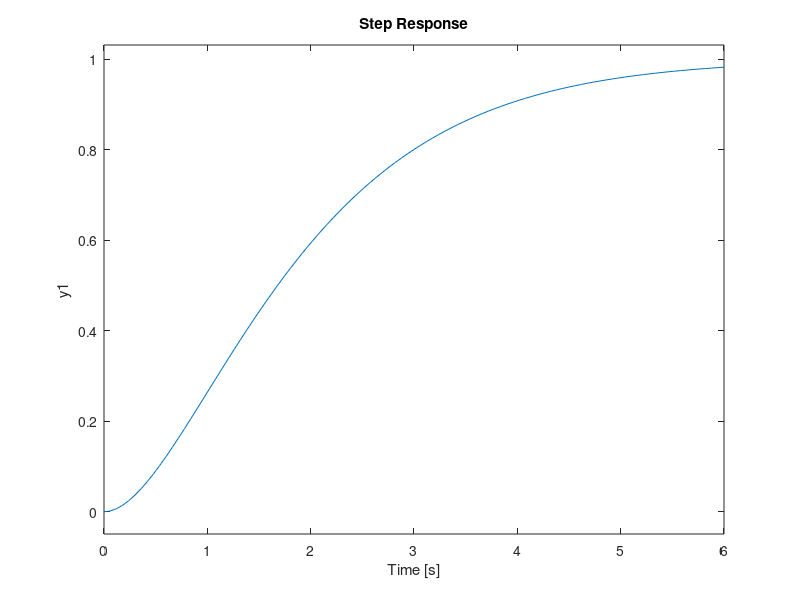

Write MATLAB code to recreate this figure. (Note: this script raises an error after producing the figure.)
%%
% Install Control System Toolbox

s = tf( 's' );

%%
% 2.6

% Define system an get Step Response
% Right click characteristics & properties
% Fix overshoot percentage in the plot (w properties - options)


GA = 1 / ( s^2 + 2*s + 1 );
step(GA); grid
pole(GA)

%%

GA = 1 / ( s^2 + 2*s + 1 );
GB = 1 / ( s^2 + 0.4*s + 1 );
GC = 1 / ( s^2 + 5*s + 1 );
GD = 1 / ( s^2 + s + 1 );
GE = 4 / ( s^2 + 2*s + 4 );

systems = {GA, GB, GC, GD, GE};
names = {'GA', 'GB', 'GC', 'GD', 'GE'};

titles = {'$G(s) = \frac{1}{s^2+2s+1}$', ...
          '$G(s) = \frac{1}{s^2+0.4s+1}$', ...
          '$G(s) = \frac{1}{s^2+5s+1}$', ...
          '$G(s) = \frac{1}{s^2+s+1}$', ...
          '$G(s) = \frac{1}{s^2+2s+4}$'};

%%

for i=1:length(systems)
    G = systems{i};

    figure()
    sp = stepplot(G, 30);
    sp.Title.Interpreter = "latex";
    sp.Title.String = titles{i};
    sp.Title.FontSize = 20;
    sp.Responses.LineWidth = 3;
    sp.Characteristics.RiseTime.Visible = 'on';
    sp.Characteristics.SettlingTime.Visible = 'on';
    sp.Characteristics.SettlingTime.Threshold = 0.05;
    sp.Characteristics.PeakResponse.Visible = 'on';
    
    info = stepinfo(G);
    Tr = info.RiseTime;
    M = info.Overshoot;
    Ts = info.SettlingTime;

    annotation('textbox', [0.5, 0.2, 0.35, 0.06], ...
               'String',{sprintf('$T_r = %.2f, T_s = %.2f, M = %.0f \\%%$', Tr, Ts, M)}, ...
               'Interpreter','latex', ...
               'HorizontalAlignment', 'center', ...
               'EdgeColor', 'none', ...
               'FontSize', 12);

    G
    pole(G)
    exportgraphics(gcf, sprintf('%s.png', names{i}), 'Resolution', 300);
end
%%
%2.7


figure
for alpha=-10:10
    G = ( alpha*s + 1 ) / ( s^2 + 2*s + 1 ); 
    step(G,10); grid; ylim([-4 4]); 
    set(findall(gcf,'type','line'),'linewidth',3);
    title(sprintf('Step response $\\alpha$ = %d, $G(s) = \\frac{\\alpha s + 1}{s^2+2s+1}$', alpha), ...
    'interpreter', 'latex');
    pause(1);
end

%%

figure('Position', [0 30 900 600])
for alpha=-10:10
    G = ( alpha*s + 1 ) / ( s^2 + 2*s + 1 ); 
    sgtitle(sprintf('$\\alpha$ = %d, $G(s) = \\frac{\\alpha s + 1}{s^2+2s+1}$', alpha), ...
                     'interpreter','latex'); 
    subplot(1,2,1); step(G,10); 
    set(findall(gcf,'type','line'),'linewidth',3);
    grid; ylim([-4 4]);
    subplot(1,2,2); pzp = pzplot(G); xlim([-1.5 1.5]);
    pzp.Responses.MarkerSize = 10;  
    pzp.Responses.LineWidth = 3;  
    pause(1);
end

%%

figure()

% alpha = -10;
% alpha = 0;
alpha = 10;

title(sprintf('Step response $\\alpha$ = %d, $G(s) = \\frac{\\alpha s + 1}{s^2+2s+1}$', alpha), ...
               'interpreter','latex'); 
G = ( alpha*s + 1 ) / ( s^2 + 2*s + 1 ); 
step(G,10); grid; ylim([-4 4]); 
set(findall(gcf,'type','line'),'linewidth',3, 'color', '#800080');
hold on;
den = s^2 + 2*s + 1;
% step(num, 10); set(findall(gcf,'type','line'),'linewidth',3, 'color', '#FF8800');
step(den, 10); set(findall(gcf,'type','line'),'linewidth',3, 'color', '#000080');
grid; ylim([-4 4]);
l = legend('$G(s)$', 'poles');
l.Interpreter = latex;

%%
% 3.4

G = 0.2 / ( ( s^2 + s + 1 ) * ( s + 0.2 ) );
F = 1;
Gc = feedback( F * G, 1 );
step( Gc, 30 ); grid

KP = 1; KI = 1;
F = KP + KI / s;
Gc = feedback( F * G, 1 );
step( Gc, 50 ); grid

KP = 1; KI = 1; T = 0.1; KD = 1;
FP = KP;
FI = KI / s;
FD = KD * s / ( s*T + 1 );
F = FP + FI + FD;
Gc = feedback(F*G,1);
step(Gc,50); grid

%%


G = 0.2 / ( ( s^2 + s + 1 ) * ( s + 0.2 ) )
F = 1;
Gc_ = (F*G)/(1+F*G)
Gc = feedback( F * G, 1 )
Gc__ = minreal(Gc_)

%%
figure
for Kp = 1:0.1:10
    G = 0.2 / ( ( s^2 + s + 1 ) * ( s + 0.2 ) );
    F = Kp;
    Gc = feedback( F * G, 1 );
    step( Gc, 50 ); grid; ylim([0 2])
    set(findall(gcf,'type','line'),'linewidth',3);
    pause(0.1)
end

%%

figure
for Kp = 6:0.1:10
    G = 0.2 / ( ( s^2 + s + 1 ) * ( s + 0.2 ) );
    F = Kp;
    Gc = feedback( F * G, 1 );
    % step( Gc, 50 ); grid; ylim([0 2])
    % set(findall(gcf,'type','line'),'linewidth',3);

    sgtitle(sprintf('$K_P$ = %0.2f',Kp),'interpreter','latex'); 
    subplot(1,2,1); step(Gc,50); set(findall(gcf,'type','line'),'linewidth',3);
    grid; ylim([0 2]);
    subplot(1,2,2); pzp = pzplot(Gc); xlim([-1.5 1]);
    pzp.Responses.MarkerSize = 10;  
    pzp.Responses.LineWidth = 3;  


    pause(0.1)
end

%%
figure
KP = 1; 
for KI = 0:0.05:2
    F = KP + KI / s;
    Gc = feedback( F * G, 1 );
    step( Gc, 50 ); grid; ylim([0 2])
    set(findall(gcf,'type','line'),'linewidth',3);
    pause(1)
end

%%
figure
KP = 1; KI = 1; T = 0.1; 
for KD = 0:0.1:3
    FP = KP;
    FI = KI / s;
    FD = KD * s / ( s*T + 1 );
    F = FP + FI + FD;
    Gc = feedback(F*G,1);
    step(Gc,50); grid; ylim([0 2])
    set(findall(gcf,'type','line'),'linewidth',3);
    pause(0.1)
end

%%
figure
% Kp = 1; 
Kp = 2;
% Kp = 5; 
% Kp = 10; 
G = 0.2 / ( ( s^2 + s + 1 ) * ( s + 0.2 ) );
F = Kp;
Gc = feedback( F * G, 1 );
step( Gc, 50 ); grid; %ylim([0 2])
set(findall(gcf,'type','line'),'linewidth',3);

%%
figure
KP = 1; 
% KI = 0.5; 
% KI = 1; 
KI = 2; 
F = KP + KI / s;
Gc = feedback( F * G, 1 );
step( Gc, 50 ); grid; %ylim([0 2])
set(findall(gcf,'type','line'),'linewidth',3);

%%
figure
KP = 1; KI = 1; T = 0.1; 
% KD = 0.5;
% KD = 2;
KD = 3;
FP = KP;
FI = KI / s;
FD = KD * s / ( s*T + 1 );
F = FP + FI + FD;
Gc = feedback(F*G,1);
step(Gc,50); grid; ylim([0 2])
set(findall(gcf,'type','line'),'linewidth',3);
